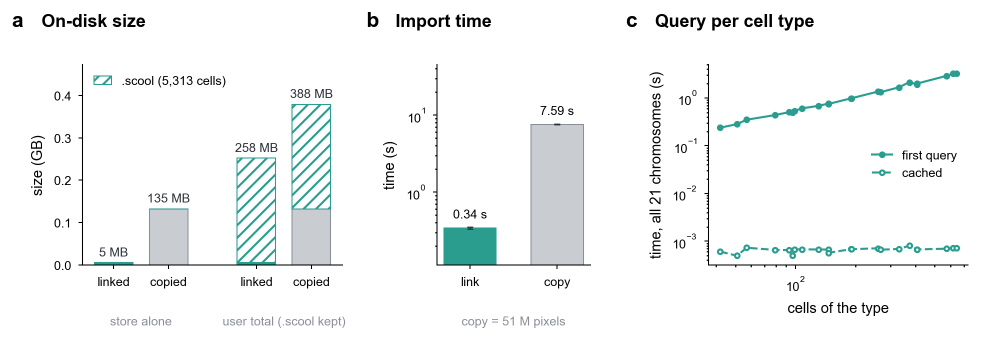
#> input picture paper/fig2/figS_contacts.png, 2007 x 683 px, given in place of zarr.png, which was not available (shown at 1/2 size)
$ python panel_a.py
#> lines starting #> are read from the running program, lines starting #| are printed output that depends on the picture; pictures that were not available may be replaced by others from this repository, and a replacement may not be noted
"""Figure 2a — ChromData: tables, keys and the on-disk layout (format 2.3).

Follows docs/source/guide/chromdata_2_0_design.md (Overview, section 2 `bins`,
section 4) and the on-disk layout actually written by ``uchrom.core.zarrcd``
(``x.chromdata.zarr``: Zarr + Parquet).  Eager / lazy markers follow
``uchrom.core.backed`` (``read(path, backed=True)``).  Schematic only — no data.

    python paper/fig2/panel_a.py      # -> fig2a_draft.pdf / .png
"""

from __future__ import annotations

from pathlib import Path

import matplotlib as mpl
import matplotlib.pyplot as plt
import numpy as np
from matplotlib.patches import FancyArrowPatch, FancyBboxPatch, Polygon, Rectangle

HERE = Path(__file__).resolve().parent
MM = 1 / 25.4
W, H = 170.0, 88.0

mpl.rcParams.update({"pdf.fonttype": 42, "font.family": "sans-serif", "font.sans-serif": ["Arial"]})

ORANGE, TEAL, PURPLE, INDIGO = "#e07a3f", "#2a9d8f", "#8e7cc3", "#34568b"
INK, GREY, LGREY, LINE = "#2b2f36", "#8a8f98", "#e6e7ea", "#3a3f47"
TINT = {ORANGE: "#fbe3d4", TEAL: "#d8efec", PURPLE: "#e9e4f4", INDIGO: "#dde4ef", GREY: "#eceef1"}


class C:
    def __init__(self, fig, rect=(0, 0, 1, 1)):
        self.ax = fig.add_axes(list(rect))
        self.ax.set_xlim(0, W); self.ax.set_ylim(H, 0); self.ax.axis("off")

    def t(self, x, y, s, size=6, color=INK, ha="left", va="center", weight="normal", **kw):
        return self.ax.text(x, y, s, fontsize=size, color=color, ha=ha, va=va, fontweight=weight, **kw)

    def rect(self, x, y, w, h, fc, ec=LINE, lw=0.4, ls="-", z=2, r=0.0):
        if r:
            p = FancyBboxPatch((x, y), w, h, boxstyle=f"round,pad=0,rounding_size={r}", fc=fc, ec=ec, lw=lw,
                               ls=ls, zorder=z)
        else:
            p = Rectangle((x, y), w, h, fc=fc, ec=ec, lw=lw, ls=ls, zorder=z)
        self.ax.add_patch(p)

    def line(self, xs, ys, color=LINE, lw=0.3, ls="-", z=3):
        self.ax.plot(xs, ys, color=color, lw=lw, ls=ls, zorder=z, solid_capstyle="butt")

    def arrow(self, a, b, color=INDIGO, lw=0.6, ls="-", rad=0.0, z=4):
        self.ax.add_patch(FancyArrowPatch(a, b, arrowstyle="-|>,head_length=1.6,head_width=0.9",
                                          color=color, lw=lw, ls=ls, zorder=z, shrinkA=0, shrinkB=0,
                                          connectionstyle=f"arc3,rad={rad}", mutation_scale=1))

    def key(self, x, y, s, color=INDIGO):
        """A key label in a small rounded pill."""
        w = 1.35 * len(s) + 2.2
        self.rect(x - w / 2, y - 1.6, w, 3.2, fc="white", ec=color, lw=0.4, r=1.2, z=6)
        self.t(x, y, s, size=6, color=color, ha="center", zorder=7)


def table(c, x, y, w, h, color, cols=None, rows=8, title=None, sub=None, ls="-"):
    """A table block: tinted body, optional column dividers and faint row lines."""
    c.rect(x, y, w, h, fc=TINT[color], ec=color, lw=0.5, ls=ls)
    for k in range(1, rows):
        c.line([x, x + w], [y + h * k / rows] * 2, color="white", lw=0.35)
    if cols:
        cw = w / len(cols)
        for i, col in enumerate(cols):
            if i:
                c.line([x + i * cw] * 2, [y, y + h], color=color, lw=0.3)
            c.t(x + (i + 0.5) * cw, y - 1.0, col, size=6, color=color, ha="center", va="bottom", rotation=90)
    if title:
        c.t(x + w / 2, y + h + 2.2, title, size=7, weight="bold", color=INK, ha="center")
    if sub:
        c.t(x + w / 2, y + h + 5.0, sub, size=6, color=GREY, ha="center")


def draw(c: C) -> None:
    c.t(0.5, 1.5, "a", size=10, weight="bold", va="top")
    c.t(6, 1.8, "ChromData: tables joined by keys", size=8.5, weight="bold", va="top")

    # ---------------------------------------------------------------- bins axis (top)
    bx, by, bw, nb = 40, 13, 56, 14
    c.t(bx - 1.5, by + 1.6, "bins", size=7, weight="bold", ha="right")
    c.t(bx - 1.5, by + 4.6, "genomic loci", size=6, color=GREY, ha="right")
    c.rect(bx, by, bw, 3.2, fc=TINT[GREY], ec=LINE, lw=0.5)
    for k in range(1, nb):
        c.line([bx + bw * k / nb] * 2, [by, by + 3.2], color=GREY, lw=0.3)
    c.t(bx + bw + 1.5, by + 1.6, "chrom · start · end", size=6, color=GREY)
    rng = np.random.default_rng(3)
    for r, name in enumerate(["ATAC", "ChIP"]):
        yy = by + 4.2 + r * 3.0
        c.rect(bx, yy, bw, 2.6, fc=TINT[PURPLE], ec=PURPLE, lw=0.4)
        v = rng.gamma(1.5, 1, nb); v = v / v.max()
        for k, vv in enumerate(v):
            c.rect(bx + bw * k / nb + 0.6, yy + 2.6 - 2.2 * vv, bw / nb - 1.2, 2.2 * vv, fc=PURPLE, ec="none", z=3)
        c.t(bx + bw + 1.5, yy + 1.3, f"bin_tracks · {name}", size=6, color=PURPLE)
    for a0, a1 in [(0, 4), (4, 9), (9, 14)]:
        x0, x1 = bx + bw * a0 / nb + 0.4, bx + bw * a1 / nb - 0.4
        c.ax.add_patch(Polygon([[x0, by - 0.4], [(x0 + x1) / 2, by - 3.6], [x1, by - 0.4]], closed=True,
                               fc=TINT[TEAL], ec=TEAL, lw=0.4, zorder=2))
    c.t(bx + bw + 1.5, by - 1.8, "intervals · TADs, loops", size=6, color=TEAL)

    # ---------------------------------------------------------------- spots (left, tall)
    sx, sy, sh, sw = 13, 32, 36, 27
    table(c, sx, sy, sw, sh, INDIGO, rows=12)
    for i, col in enumerate(["bin_id", "trace_id", "cell_id"]):
        c.t(sx + (i + 0.5) * sw / 3, sy - 1.4, col, size=6, color=INDIGO, ha="center", weight="bold")
        if i:
            c.line([sx + i * sw / 3] * 2, [sy, sy + sh], color=INDIGO, lw=0.3)
    c.t(sx + sw / 2, sy + sh + 2.4, "spots", size=7, weight="bold", ha="center")
    c.t(sx + sw / 2, sy + sh + 5.2, "one row per observation", size=6, color=GREY, ha="center")
    cells_b = [0, 0.45, 0.8, 1.0]
    for i in range(3):
        a0, a1 = cells_b[i], cells_b[i + 1]
        c.rect(sx - 4.0, sy + sh * a0 + 0.2, 1.3, sh * (a1 - a0) - 0.4, fc=INDIGO, ec="none")
        nt = 3 if i < 2 else 2
        for k in range(nt):
            t0 = a0 + (a1 - a0) * k / nt; t1 = a0 + (a1 - a0) * (k + 1) / nt
            c.rect(sx - 2.3, sy + sh * t0 + 0.2, 1.3, sh * (t1 - t0) - 0.4, fc="#9fb2d3", ec="none")
    c.t(sx - 3.35, sy - 1.0, "cell", size=6, color=INDIGO, ha="center", va="bottom", rotation=90)
    c.t(sx - 1.65, sy - 1.0, "trace", size=6, color=INDIGO, ha="center", va="bottom", rotation=90)
    c.t(sx - 6.3, sy + sh / 2, "cell › trace › bin", size=6, color=GREY, ha="center", rotation=90)
    # coords (+ layers) and spot_tracks
    cx = sx + sw + 3
    for k in (2, 1):
        c.rect(cx + 1.0 * k, sy - 1.0 * k, 8, sh, fc="#fdf0e7", ec=ORANGE, lw=0.35, z=1)
    table(c, cx, sy, 8, sh, ORANGE, rows=12)
    for i, col in enumerate("xyz"):
        c.t(cx + (i + 0.5) * 8 / 3, sy - 1.4, col, size=6, color=ORANGE, ha="center", weight="bold")
        if i:
            c.line([cx + i * 8 / 3] * 2, [sy, sy + sh], color=ORANGE, lw=0.3)
    c.t(cx + 4, sy + sh + 2.4, "coords", size=7, weight="bold", ha="center", color=ORANGE)
    c.t(cx + 4, sy + sh + 5.2, "+ layers", size=6, color=GREY, ha="center")
    # on disk (format 2.2): keys + x, y, z once, one table per chromosome (tables/coords/);
    # every other spot-aligned column in cell-sorted primary tables (tables/primary/)
    bx0, bx1, byb = sx, cx + 8, sy + sh + 8.4
    c.line([bx0, bx0, bx1, bx1], [byb - 0.9, byb, byb, byb - 0.9], color=GREY, lw=0.4)
    c.t((bx0 + bx1) / 2, byb + 1.3, "on disk: keys + xyz stored once,\none table per chromosome", size=6,
        color=GREY, ha="center", va="top", linespacing=1.0)
    tx = cx + 13
    table(c, tx, sy, 8, sh, PURPLE, rows=12)
    c.t(tx + 4, sy - 1.4, "IF · …", size=6, color=PURPLE, ha="center", weight="bold")
    c.t(tx + 4, sy + sh + 2.4, "spot_tracks", size=7, weight="bold", ha="center", color=PURPLE)
    c.t(tx + 4, sy + sh + 5.2, "per spot", size=6, color=GREY, ha="center")
    c.line([tx, tx, tx + 8, tx + 8], [byb - 0.9, byb, byb, byb - 0.9], color=GREY, lw=0.4)
    c.t(tx + 4, byb + 1.3, "cell-sorted\nprimary", size=6, color=GREY, ha="center", va="top", linespacing=1.0)

    # bin_id → bins
    c.arrow((sx + sw / 6, sy - 3.2), (bx + 3, by + 10.4), rad=-0.3)
    c.key(sx + 10.5, 22.5, "bin_id")

    # ---------------------------------------------------------------- traces / cells (right)
    rx = tx + 22
    table(c, rx, 33, 16, 8, GREY, rows=4)
    c.t(rx + 8, 31.8, "traces", size=7, weight="bold", ha="center", va="bottom")
    table(c, rx, 49, 16, 13, GREY, rows=6)
    c.t(rx + 8, 47.8, "cells", size=7, weight="bold", ha="center", va="bottom")
    c.rect(rx + 17.5, 49, 5, 13, fc=TINT[PURPLE], ec=PURPLE, lw=0.5)
    for k in range(1, 6):
        c.line([rx + 17.5, rx + 22.5], [49 + 13 * k / 6] * 2, color="white", lw=0.35)
    c.t(rx + 20, 47.8, "cellm", size=7, weight="bold", ha="center", va="bottom", color=PURPLE)
    c.t(rx + 11.25, 64.6, "type · RNA · embeddings", size=6, color=GREY, ha="center")
    c.t(rx + 11.25, 67.4, "cell_type → groups", size=6, color=INDIGO, ha="center")
    # joins, drawn behind the spot tables
    c.arrow((sx + sw, sy + 5.5), (rx - 0.6, 37), rad=-0.12, z=0.5)
    c.key(tx + 15, 34.4, "trace_id")
    c.arrow((sx + sw, sy + sh * 0.62), (rx - 0.6, 55.5), rad=0.06, z=0.5)
    c.key(tx + 15, 52.2, "cell_id")

    # ---------------------------------------------------------------- contacts, results
    ex = rx + 26
    c.rect(ex, 33, 18, 10, fc="white", ec=TEAL, lw=0.6, ls=(0, (2.2, 1.2)), r=1.0)
    c.t(ex + 9, 36.2, "contacts", size=7, weight="bold", color=TEAL, ha="center")
    c.t(ex + 9, 39.8, ".cool · .scool", size=6, color=TEAL, ha="center")
    c.t(ex + 9, 45.2, "linked, not copied", size=6, color=GREY, ha="center")
    c.arrow((ex + 9, 33), (bx + bw - 4, by + 10.4), color=TEAL, ls=(0, (2, 1.2)), rad=0.25)
    c.t(ex + 10.5, 28.0, "by bins", size=6, color=TEAL)
    c.arrow((ex, 41.5), (rx + 22.8, 50.5), color=TEAL, ls=(0, (2, 1.2)), rad=-0.25)
    c.t(ex + 1.5, 49.8, "cell_map", size=6, color=TEAL)
    c.rect(ex, 55, 18, 4.4, fc=TINT[GREY], ec=LINE, lw=0.4, r=0.8)
    c.t(ex + 9, 57.2, "results", size=6, ha="center")
    c.rect(ex, 61, 18, 4.4, fc=TINT[GREY], ec=LINE, lw=0.4, r=0.8)
    c.t(ex + 9, 63.2, "uns", size=6, ha="center")

    # ---------------------------------------------------------------- on-disk layout (right column)
    # the actual store written by uchrom.core.zarrcd (format 2.3; spec.md); a glyph per node gives
    # its storage type: Parquet table, Zarr array or JSON attributes
    dx, dy = 127, 7
    c.rect(dx - 2, dy - 2.5, 44.5, H - dy + 1.5, fc="#f7f8fa", ec=LGREY, lw=0.5, r=1.5, z=0)
    c.t(dx, dy + 0.4, "x.chromdata.zarr", size=7, weight="bold")
    c.t(dx, dy + 4.1, "Zarr + Parquet", size=6, color=GREY)
    logo(c, "zarr", dx + 16.2, dy + 2.55, h=3.1)
    logo(c, "parquet", dx + 26.6, dy + 2.7, h=2.8)
    rows = [  # name, storage, colour, note (same line), note (next line), depth
        ("zarr.json", "json", GREY, "version · orders", None, 0),
        ("tables/", "dir", GREY, None, None, 0),
        ("coords/chrom=…/", "parquet", ORANGE, None, "x · y · z + keys, one table per\nchromosome (cell › trace › bin)", 1),
        ("primary/", "parquet", PURPLE, None, "spot tracks · layers · other spot\ncolumns, cell-sorted, no keys", 1),
        ("derived/", "parquet", INDIGO, None, "spot columns stored once per\nbin / cell / trace", 1),
        ("bins · cells · traces", "parquet", GREY, None, None, 1),
        ("intervals · points · cell_shapes", "parquet", TEAL, None, None, 1),
        ("index/", "zarr", INDIGO, None, "run offsets: primary ↔ coords", 0),
        ("cellm/ · binm/", "zarr", PURPLE, None, None, 0),
        ("results/ · uns/", "json", GREY, "+ provenance", None, 0),
        ("contacts/ · links/", "json", TEAL, None, "→ .cool · .scool · .h5mu · .h5ad", 0),
    ]
    y = dy + 8.6
    last = {0: dy + 5.4, 1: None}  # y of the previous sibling (or the parent) per depth
    for name, kind, col, inline, below, depth in rows:
        x = dx + 0.8 + depth * 3.4
        top = last[depth] if last[depth] is not None else last[depth - 1] + 1.4
        c.line([x, x], [top, y], color=LGREY, lw=0.5)
        c.line([x, x + 2.0], [y, y], color=LGREY, lw=0.5)
        glyph(c, kind, x + 3.4, y, col)
        tx_ = x + 5.6
        c.t(tx_, y, name, size=6.5, color=INK)
        if inline:
            c.t(tx_ + 0.98 * len(name) + 1.8, y, inline, size=6, color=GREY)
        step = 3.9
        if below:
            nl = below.count("\n") + 1
            c.t(tx_, y + 1.4, below, size=6, color=GREY, va="top", linespacing=1.0)
            step += 2.35 * nl
        last[depth] = y
        if depth == 0:
            last[1] = None
        y += step
    ly = y + 0.6
    for i, (kind, lab) in enumerate([("parquet", "Parquet"), ("zarr", "Zarr array"), ("json", "JSON")]):
        xx = dx + 0.8 + [0, 12.0, 26.5][i]
        glyph(c, kind, xx + 1.2, ly, INK)
        c.t(xx + 3.4, ly, lab, size=6, color=GREY)
    c.t(dx, ly + 3.6, "spot tables read on access (backed);", size=6, color=GREY)
    c.t(dx, ly + 6.4, ".cdz = the same store in one zip file", size=6, color=GREY)
    # logos are images: keep the mm coordinate frame
    c.ax.set_xlim(0, W); c.ax.set_ylim(H, 0); c.ax.set_aspect("auto")


def glyph(c: "C", kind: str, x: float, y: float, col: str) -> None:
    """Storage-type glyph centred at (x, y): a small table (Parquet), a
    stacked-cube chunk (Zarr array), braces (JSON attributes), a dash
    (directory)."""
    if kind == "parquet":
        w, h = 2.6, 2.2
        c.rect(x - w / 2, y - h / 2, w, h, fc="white", ec=col, lw=0.5, z=5)
        c.rect(x - w / 2, y - h / 2, w, h / 3, fc=col, ec="none", z=5)
        c.line([x - w / 2, x + w / 2], [y + h / 6, y + h / 6], color=col, lw=0.3, z=6)
        c.line([x, x], [y - h / 6, y + h / 2], color=col, lw=0.3, z=6)
    elif kind == "zarr":
        s = 1.8
        c.rect(x - s / 2 + 0.55, y - s / 2 - 0.55, s, s, fc="white", ec=col, lw=0.4, z=5)
        c.rect(x - s / 2, y - s / 2, s, s, fc=col, ec=col, lw=0.4, z=6)
    elif kind == "json":
        c.t(x, y - 0.1, "{ }", size=5.5, color=col, ha="center", weight="bold", zorder=6)
    else:
        c.line([x - 1.0, x + 1.0], [y, y], color=LGREY, lw=1.2, z=5)


_LOGO_CACHE: dict = {}


def logo(c: "C", key: str, x: float, y: float, h: float) -> None:
    """An official logo from ``paper/fig1/logos_ext/`` (``<key>.svg``,
    rasterised with rsvg-convert, or ``<key>.png``; unaltered, the empty
    canvas around it trimmed), placed at (x, y) (top left, mm) with height
    ``h`` mm (aspect kept)."""
#> called with key = 'zarr', x = 143.2, y = 9.55, h = 3.1
    import subprocess

    from PIL import Image

    if key not in _LOGO_CACHE:
        base = HERE.parent / "fig1" / "logos_ext"
        svg, src = base / f"{key}.svg", base / f"{key}.png"
        if svg.exists():
            src = HERE / "_cache" / f"logo_{key}.png"
            src.parent.mkdir(exist_ok=True)
            if not src.exists() or src.stat().st_mtime < svg.stat().st_mtime:
                subprocess.run(["rsvg-convert", "-h", "600", str(svg), "-o", str(src)], check=True)
        im = Image.open(src).convert("RGBA")
#> im is the input picture: PIL image 2007x683 RGBA; mean R, G, B, A 243.7, 245.9, 245.9, 255
        _LOGO_CACHE[key] = np.asarray(im.crop(im.getchannel("A").getbbox()))   # empty canvas trimmed
    im = _LOGO_CACHE[key]
    w = h * im.shape[1] / im.shape[0]
#> w = 9.11
    # resample once to 1200 dpi at the printed size (no aliasing at 300 dpi output)
    px = max(8, int(round(h / 25.4 * 1200)))
    small = np.asarray(Image.fromarray(im).resize((max(8, int(round(px * w / h))), px), Image.LANCZOS))
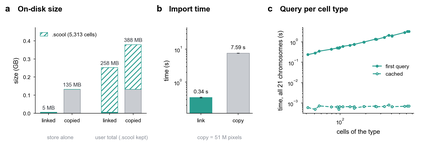
#> small: shape (146, 429, 4); mean R, G, B, A 242.9, 245.4, 245.3, 255
    c.ax.imshow(small, extent=(x, x + w, y + h, y), zorder=8, interpolation="antialiased")


def main() -> None:
    fig = plt.figure(figsize=(W * MM, H * MM))
    draw(C(fig))
#> call 2 of logo, with key = 'parquet', x = 153.6, y = 9.7, h = 2.8
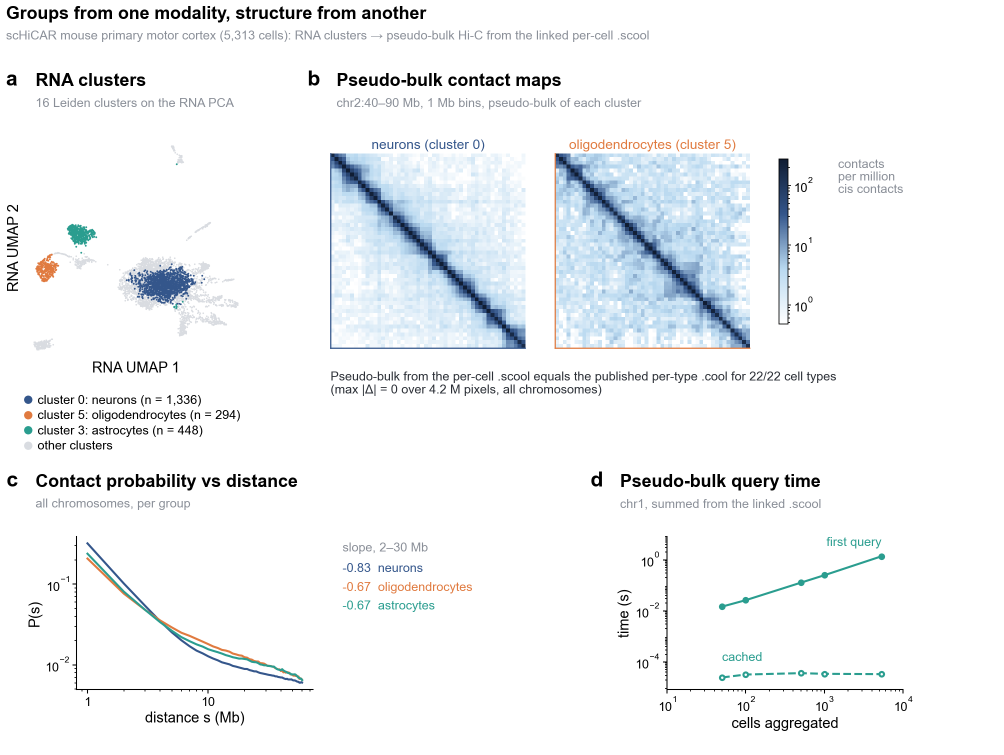
#> input picture paper/fig2/figS_crossmodal.png, 2007 x 1509 px, given in place of parquet.png, which was not available (shown at 1/2 size)
#> in logo, im is the input picture: PIL image 2007x1509 RGBA; mean R, G, B, A 242.3, 244.5, 246.3, 255
#> in logo (call 2), `small = np.asarray(Image.fromarray(im).resize((max(8, int(round(px * w..`:
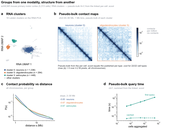
#> small: shape (132, 176, 4); mean R, G, B, A 241.7, 244, 245.8, 255
    out = HERE / "_cache" / "panel_a_preview.png"
    out.parent.mkdir(exist_ok=True)
    fig.savefig(out, dpi=300)
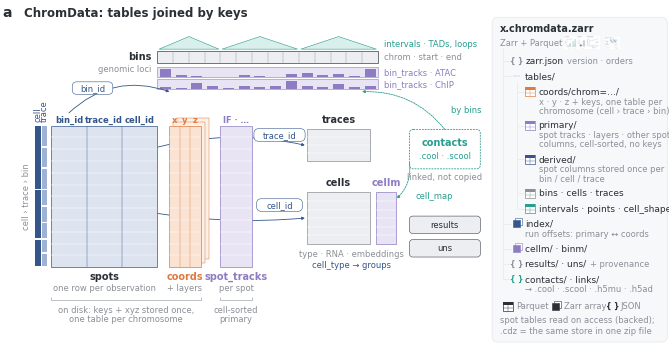
#> figure drawn by matplotlib, 1 panel
    print(out)


if __name__ == "__main__":
    main()
